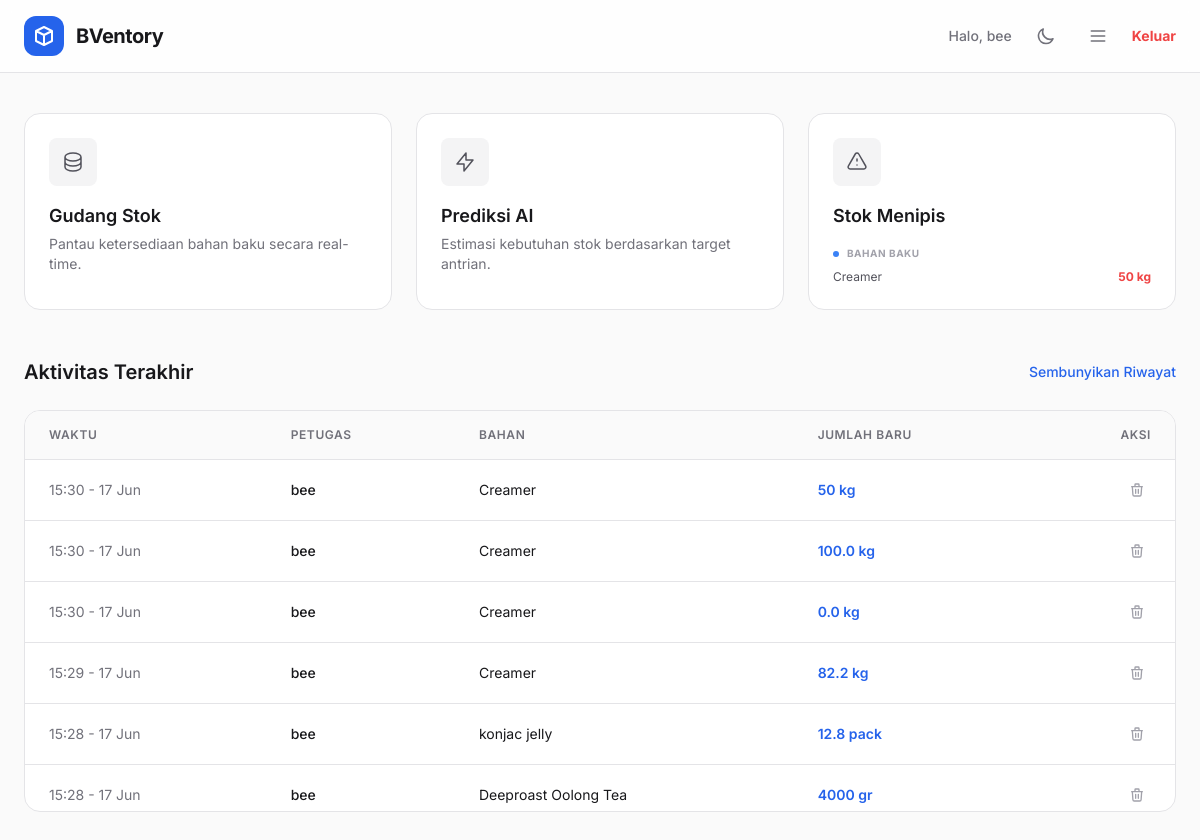
The app's page / (signed in) with its own data.
### inventory/models.py (models this page shows, shortened)
class BahanBaku(models.Model):
    ZONA_CHOICES = [('TOPPING', 'Topping'), ('TEA', 'Tea Base'), ('DAIRY', 'Dairy'), ('BAHAN_BAKU', 'Bahan Baku')]
    nama_bahan = models.CharField(max_length=100)
    stok_sekarang = models.FloatField(default=0)
    stok_minimal = models.FloatField(default=50) # Info stok menipis
    satuan = models.CharField(max_length=20, default='gr')
    kategori_zona = models.CharField(max_length=20, choices=ZONA_CHOICES)

class RiwayatStok(models.Model):
    petugas = models.ForeignKey(User, on_delete=models.CASCADE)
    bahan = models.ForeignKey(BahanBaku, on_delete=models.CASCADE)
    jumlah_baru = models.FloatField()
    waktu = models.DateTimeField(auto_now_add=True)
    class Meta:
        ordering = ['-waktu'] # History terbaru di atas

### inventory/views.py (the view)
# urls.py: path('', home, name='home'),
@login_required
def home(request):
    history = RiwayatStok.objects.all().order_by('-waktu')[:10]
    semua_bahan = BahanBaku.objects.all()
    menipis_teh = [b for b in semua_bahan if b.stok_sekarang <= b.stok_minimal and b.kategori_zona == 'TEA']
    menipis_bahan = [b for b in semua_bahan if b.stok_sekarang <= b.stok_minimal and b.kategori_zona in ['BAHAN_BAKU', 'DAIRY']]
    menipis_topping = [b for b in semua_bahan if b.stok_sekarang <= b.stok_minimal and b.kategori_zona == 'TOPPING']
    context = {
        'history': history,
        'menipis_teh': menipis_teh,
        'menipis_bahan': menipis_bahan,
        'menipis_topping': menipis_topping,
        'total_menipis': len(menipis_teh) + len(menipis_bahan) + len(menipis_topping)
    }
    profile, _ = Profile.objects.get_or_create(user=request.user)
    if profile.role == 'MANAGER':
        context['riwayat_login'] = LoginHistory.objects.all().order_by('-waktu')[:10]
        context['catatan_manager'] = CatatanManager.objects.all().order_by('-waktu')[:10]
    return render(request, 'inventory/index.html', context)

### inventory/templates/inventory/index.html (shortened to what this page needs)
<!DOCTYPE html>
<html lang="id">
<head>
    <script src="https://cdn.tailwindcss.com"></script>
</head>
<body class="bg-zinc-50 dark:bg-zinc-900 text-zinc-900 dark:text-zinc-100 transition-colors duration-200">
    <header
        class="sticky-header px-6 py-4 bg-white/80 dark:bg-zinc-900/80 border-b border-zinc-200 dark:border-zinc-800">
        <div class="max-w-7xl mx-auto flex justify-between items-center">
            <div class="flex items-center gap-3">
                <div class="w-10 h-10 bg-primary rounded-xl flex items-center justify-center text-white font-bold">
                    <svg class="w-6 h-6" fill="none" stroke="currentColor" viewBox="0 0 24 24">
                        <path stroke-linecap="round" stroke-linejoin="round" stroke-width="2"
                            d="M20 7l-8-4-8 4m16 0l-8 4m8-4v10l-8 4m0-10L4 7m8 4v10M4 7v10l8 4"></path>
                    </svg>
                </div>
                <h1 class="text-xl font-bold tracking-tight">BVentory</h1>
            </div>
            <div class="flex items-center gap-4">
                <span class="text-sm text-zinc-500 dark:text-zinc-400 font-medium hidden sm:inline">
                    Halo, {{ request.user.username }}
                </span>
                <button onclick="toggleDarkMode()"
                    class="p-2 rounded-lg text-zinc-500 hover:bg-zinc-100 dark:text-zinc-400 dark:hover:bg-zinc-800 transition-colors">
                    <svg class="w-5 h-5 block dark:hidden" fill="none" stroke="currentColor" viewBox="0 0 24 24">
                        <path stroke-linecap="round" stroke-linejoin="round" stroke-width="2"
                            d="M20.354 15.354A9 9 0 018.646 3.646 9.003 9.003 0 0012 21a9.003 9.003 0 008.354-5.646z">
                        </path>
                    </svg>
                </button>
                <button onclick="toggleSidebar()"
                    class="p-2 rounded-lg text-zinc-500 hover:bg-zinc-100 dark:text-zinc-400 dark:hover:bg-zinc-800 transition-colors">
                    <svg class="w-5 h-5" fill="none" stroke="currentColor" viewBox="0 0 24 24">
                        <path stroke-linecap="round" stroke-linejoin="round" stroke-width="2"
                            d="M4 6h16M4 12h16M4 18h16"></path>
                    </svg>
                </button>
                <a href="{% url 'logout' %}" onclick="confirmLogout(event)"
                    class="text-sm font-bold text-red-500 hover:text-red-600 {% if request.user.profile.role == 'MANAGER' %}inline-block{% else %}hidden sm:inline{% endif %}">Keluar</a>
            </div>
        </div>
    </header>
    <main class="max-w-7xl mx-auto px-6 py-10">
        <div class="grid grid-cols-1 md:grid-cols-2 lg:grid-cols-3 gap-6 mb-12">
            <a href="{% url 'halaman_gudang' %}"
                class="card p-6 bg-white dark:bg-zinc-800 border border-zinc-200 dark:border-zinc-700 group">
                <div
                    class="w-12 h-12 rounded-lg flex items-center justify-center mb-4 bg-zinc-100 dark:bg-zinc-700 text-zinc-600 dark:text-zinc-300 group-hover:bg-primary group-hover:text-white transition-colors">
                    <svg class="w-6 h-6" fill="none" stroke="currentColor" viewBox="0 0 24 24">
                        <path stroke-linecap="round" stroke-linejoin="round" stroke-width="1.5"
                            d="M4 7v10c0 2.21 3.582 4 8 4s8-1.79 8-4V7M4 7c0 2.21 3.582 4 8 4s8-1.79 8-4M4 7c0-2.21 3.582-4 8-4s8 1.79 8 4m0 5c0 2.21-3.582 4-8 4s-8-1.79-8-4">
                        </path>
                    </svg>
                </div>
                <h2 class="text-lg font-semibold mb-1">Gudang Stok</h2>
                <p class="text-zinc-500 dark:text-zinc-400 text-sm">Pantau ketersediaan bahan baku secara real-time.</p>
            </a>
            <a href="{% url 'halaman_prediksi' %}"
                class="card p-6 bg-white dark:bg-zinc-800 border border-zinc-200 dark:border-zinc-700 group">
                <div
                    class="w-12 h-12 rounded-lg flex items-center justify-center mb-4 bg-zinc-100 dark:bg-zinc-700 text-zinc-600 dark:text-zinc-300 group-hover:bg-primary group-hover:text-white transition-colors">
                    <svg class="w-6 h-6" fill="none" stroke="currentColor" viewBox="0 0 24 24">
                        <path stroke-linecap="round" stroke-linejoin="round" stroke-width="1.5"
                            d="M13 10V3L4 14h7v7l9-11h-7z"></path>
                    </svg>
                </div>
                <h2 class="text-lg font-semibold mb-1">Prediksi AI</h2>
                <p class="text-zinc-500 dark:text-zinc-400 text-sm">Estimasi kebutuhan stok berdasarkan target antrian.
                </p>
            </a>
            <div class="card p-6 border border-zinc-200 dark:border-zinc-700 bg-white dark:bg-zinc-800">
                <div
                    class="w-12 h-12 rounded-lg flex items-center justify-center mb-4 bg-zinc-100 dark:bg-zinc-700 text-zinc-600 dark:text-zinc-300">
                    <svg class="w-6 h-6" fill="none" stroke="currentColor" viewBox="0 0 24 24">
                        <path stroke-linecap="round" stroke-linejoin="round" stroke-width="1.5"
                            d="M12 9v2m0 4h.01m-6.938 4h13.856c1.54 0 2.502-1.667 1.732-3L13.732 4c-.77-1.333-2.694-1.333-3.464 0L3.34 16c-.77 1.333.192 3 1.732 3z">
                        </path>
                    </svg>
                </div>
                <h2 class="text-lg font-semibold mb-4">Stok Menipis</h2>
                {% if total_menipis > 0 %}
                <div class="grid grid-cols-1 gap-6">
                    {% if menipis_bahan %}
                    <div>
                        <h3 class="text-[10px] font-bold uppercase tracking-wider text-zinc-400 mb-2 flex items-center gap-2">
                            <span class="w-1.5 h-1.5 rounded-full bg-blue-500"></span> Bahan Baku
                        </h3>
                        <div class="space-y-1.5">
                            {% for bahan in menipis_bahan %}
                            <div class="flex justify-between items-center text-xs">
                                <span class="text-zinc-600 dark:text-zinc-400">{{ bahan.nama_bahan }}</span>
                                <span class="font-bold text-red-500">{{ bahan.stok_sekarang|floatformat }} {{ bahan.satuan }}</span>
                            </div>
                            {% endfor %}
                        </div>
                    </div>
                    {% endif %}
                </div>
                {% else %}
                <p class="text-zinc-500 dark:text-zinc-400 text-sm">Semua stok dalam keadaan aman.</p>
                {% endif %}
            </div>
        </div>
        <div class="flex items-center justify-between mb-6">
            <h2 class="text-xl font-semibold">Aktivitas Terakhir</h2>
            <button id="btn-toggle-riwayat" onclick="toggleRiwayat()"
                class="text-sm font-medium text-primary hover:text-primary_hover transition-colors">Sembunyikan
                Riwayat</button>
        </div>
        <div id="section-riwayat"
            class="card overflow-hidden bg-white dark:bg-zinc-800 border border-zinc-200 dark:border-zinc-700">
            <div class="overflow-x-auto max-h-[400px] overflow-y-auto">
                <table class="w-full text-left">
                    <thead class="sticky top-0 bg-white dark:bg-zinc-800 z-10">
                        <tr
                            class="bg-zinc-50 dark:bg-zinc-800/50 text-zinc-500 dark:text-zinc-400 text-xs uppercase tracking-wider border-b border-zinc-200 dark:border-zinc-700">
                            <th class="px-6 py-4 font-semibold">Waktu</th>
                            <th class="px-6 py-4 font-semibold">Petugas</th>
                            <th class="px-6 py-4 font-semibold">Bahan</th>
                            <th class="px-6 py-4 font-semibold">Jumlah Baru</th>
                            <th class="px-6 py-4 font-semibold text-right">Aksi</th>
                        </tr>
                    </thead>
                    <tbody class="divide-y divide-zinc-200 dark:divide-zinc-700">
                        {% for log in history %}
                        <tr id="riwayat-{{ log.id }}" class="hover:bg-zinc-50 dark:hover:bg-zinc-700/50 transition-colors">
                            <td class="px-6 py-4 text-sm text-zinc-500 dark:text-zinc-400">
                                {{ log.waktu|date:"H:i - d M" }}
                            </td>
                            <td class="px-6 py-4 text-sm font-medium">{{ log.petugas.username }}</td>
                            <td class="px-6 py-4 text-sm">{{ log.bahan.nama_bahan }}</td>
                            <td class="px-6 py-4 text-sm font-semibold text-primary">
                                {{ log.jumlah_baru|floatformat }} {{ log.bahan.satuan }}
                            </td>
                            <td class="px-6 py-4 text-sm text-right">
                                {% if request.user.profile.role != 'MANAGER' %}
                                <button onclick="hapusRiwayat({{ log.id }})" class="p-1.5 text-zinc-400 hover:text-red-500 hover:bg-red-50 dark:hover:bg-red-900/20 rounded-lg transition-colors" title="Hapus Riwayat">
                                    <svg class="w-4 h-4" fill="none" stroke="currentColor" viewBox="0 0 24 24"><path stroke-linecap="round" stroke-linejoin="round" stroke-width="2" d="M19 7l-.867 12.142A2 2 0 0116.138 21H7.862a2 2 0 01-1.995-1.858L5 7m5 4v6m4-6v6m1-10V4a1 1 0 00-1-1h-4a1 1 0 00-1 1v3M4 7h16"></path></svg>
                                </button>
                                {% else %}
                                <span class="text-xs text-zinc-400 italic">Hanya Lihat</span>
                                {% endif %}
                            </td>
                        </tr>
                        {% empty %}
                        <tr id="empty-riwayat">
                            <td colspan="5" class="px-6 py-8 text-center text-zinc-400 dark:text-zinc-500 text-sm">Belum
                                ada riwayat aktivitas.</td>
                        </tr>
                        {% endfor %}
                    </tbody>
                </table>
            </div>
        </div>
    </main>
</body>
</html>

### inventory/templates/inventory/index.html (style rules this page uses)
body { font-family: 'Inter', sans-serif; }
.sticky-header { position: sticky; top: 0; z-index: 40; backdrop-filter: blur(8px); }
.card { border-radius: 1rem; transition: transform 0.2s, box-shadow 0.2s; }

### records on screen
BahanBaku: nama_bahan "Creamer", stok_sekarang "50", satuan "kg"
RiwayatStok: waktu "15:30 - 17 Jun", petugas.username "bee", bahan.nama_bahan "Creamer", jumlah_baru "50", bahan.satuan "kg"
RiwayatStok: waktu "15:30 - 17 Jun", petugas.username "bee", bahan.nama_bahan "Creamer", jumlah_baru "100.0", bahan.satuan "kg"
RiwayatStok: waktu "15:30 - 17 Jun", petugas.username "bee", bahan.nama_bahan "Creamer", jumlah_baru "0.0", bahan.satuan "kg"
RiwayatStok: waktu "15:29 - 17 Jun", petugas.username "bee", bahan.nama_bahan "Creamer", jumlah_baru "82.2", bahan.satuan "kg"
RiwayatStok: waktu "15:28 - 17 Jun", petugas.username "bee", bahan.nama_bahan "konjac jelly", jumlah_baru "12.8", bahan.satuan "pack"
RiwayatStok: waktu "15:28 - 17 Jun", petugas.username "bee", bahan.nama_bahan "Deeproast Oolong Tea", jumlah_baru "4000", bahan.satuan "gr"

### other values on screen
{{ request.user.username }} "bee"
